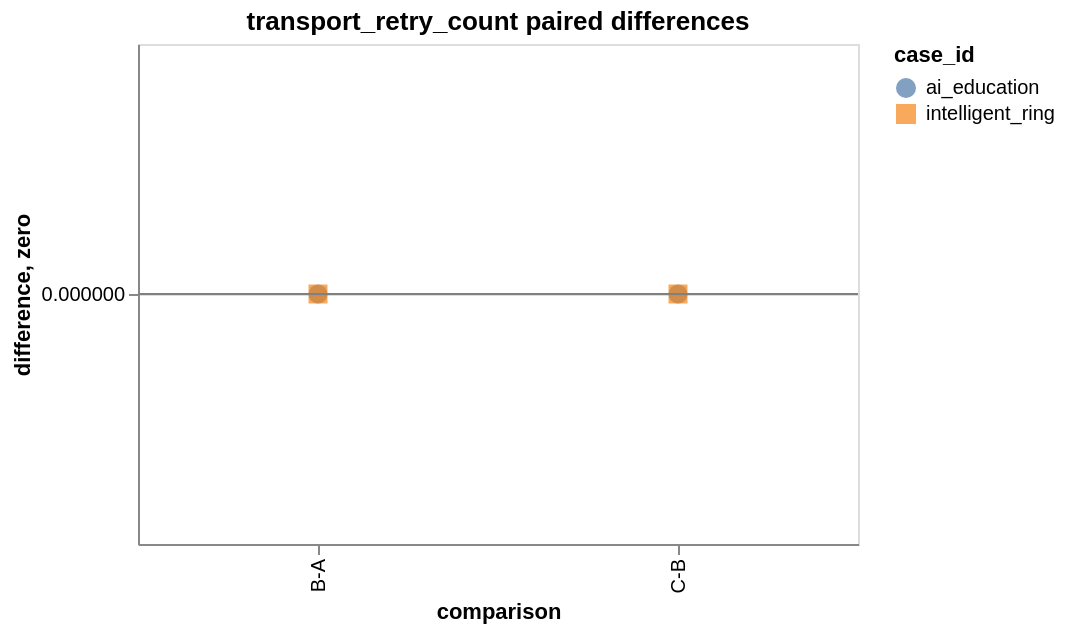

Write the Vega-Lite specification saved for this chart.
### Vega-Lite specification from a JSON file in a GitHub repository (floating-point values rounded to 4 significant figures)
{"config": {"view": {"continuousWidth": 300, "continuousHeight": 300}}, "layer": [{"data": {"values": [{"case_id": "ai_education", "comparison": "B-A", "difference": 0}, {"case_id": "intelligent_ring", "comparison": "B-A", "difference": 0}, {"case_id": "ai_education", "comparison": "C-B", "difference": 0}, {"case_id": "intelligent_ring", "comparison": "C-B", "difference": 0}]}, "mark": {"type": "point", "filled": true, "size": 90}, "encoding": {"color": {"field": "case_id", "type": "nominal"}, "shape": {"field": "case_id", "type": "nominal"}, "tooltip": [{"field": "case_id", "type": "nominal"}, {"field": "comparison", "type": "nominal"}, {"field": "difference", "type": "quantitative"}], "x": {"field": "comparison", "sort": ["B-A", "C-B", "C-D"], "type": "nominal"}, "y": {"field": "difference", "type": "quantitative"}}, "title": "transport_retry_count paired differences"}, {"data": {"values": [{"zero": 0}]}, "mark": {"type": "rule", "color": "gray"}, "encoding": {"y": {"field": "zero", "type": "quantitative"}}}], "height": 250, "width": 360, "$schema": "https://vega.github.io/schema/vega-lite/v6.4.1.json"}
